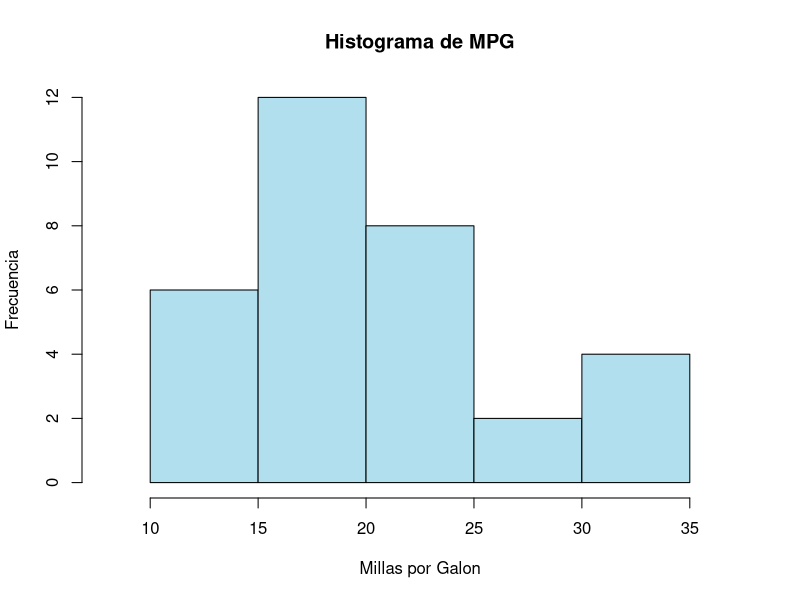
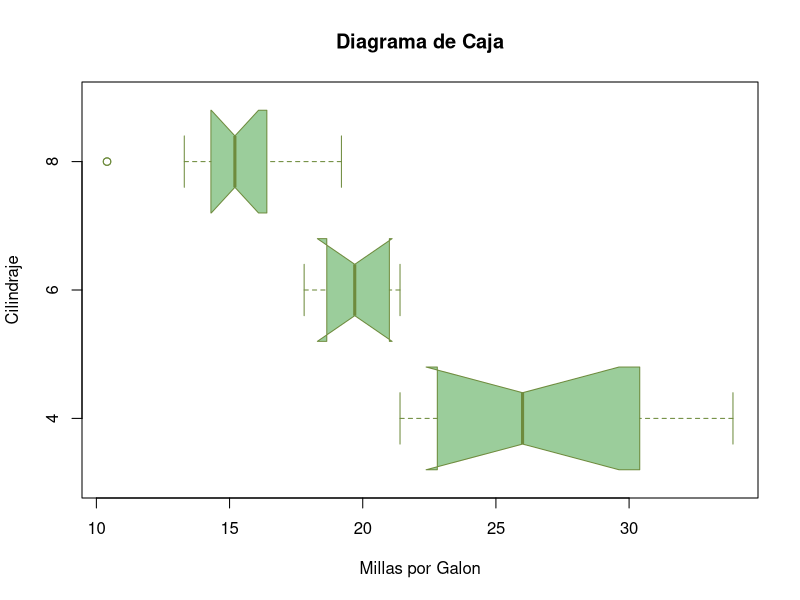
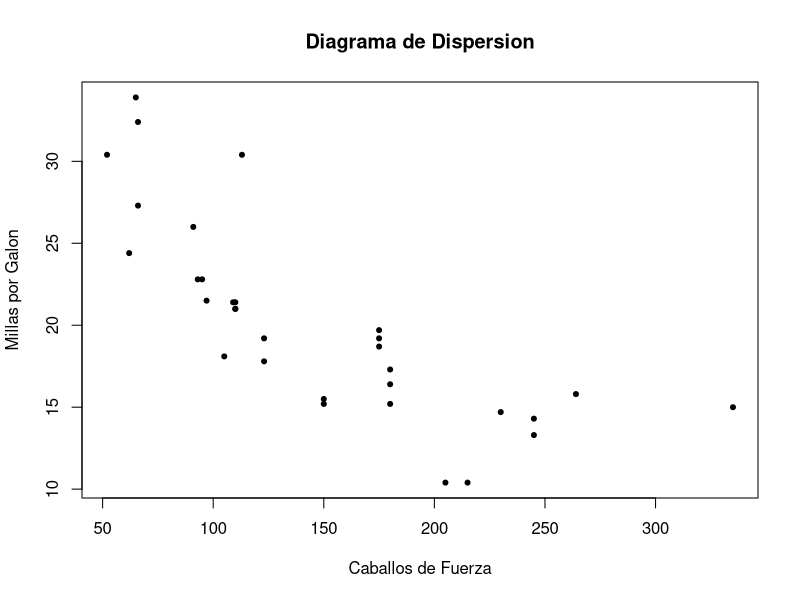
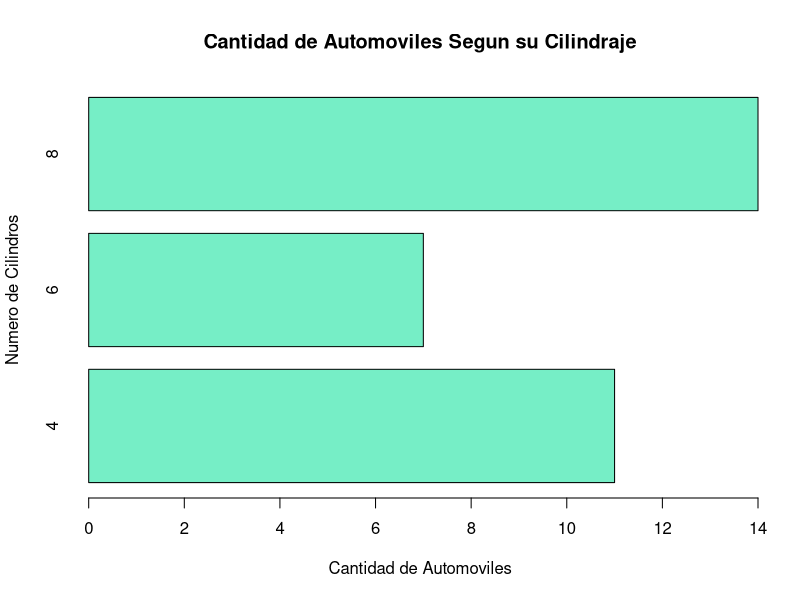

Here is the R script that generated these plots, in order:
## ---- chunk 1
# Se carga el conjunto de dados en una variable llamada "mtcars" y se usa attach para poder usar las varibales sin tener que usar el $
mtcars=mtcars
attach(mtcars)
## ---- chunk 2
# Se usa la funcion str para la estructura y el tipo de cada variable
str(mtcars)
## ---- chunk 3
# Se usa summary para ver un resumen estadistico de cada una de las variables numericas
summary(mtcars)
## ---- chunk 4
# Se crea un histograma con la variable mpg
hist(mpg, main = "Histograma de MPG",
     xlab= "Millas por Galon",
     ylab= "Frecuencia",
     xlim=c(8,37), col= "lightblue2",
     freq=TRUE)
## ---- chunk 5
# Se crea un boxplot para comparar la distribucion entre mpg y cyl
boxplot(mpg~cyl, main= "Diagrama de Caja",
        xlab="Millas por Galon",
        ylab="Cilindraje",
        col="darkseagreen3",border="darkolivegreen4",
        horizontal=TRUE,notch=TRUE)
## ---- chunk 6
# Se crea un diagrma de dispersion para ver la relacion entre hp y mpg
plot(hp,mpg,
     main="Diagrama de Dispersion",
     xlab = "Caballos de Fuerza",
     ylab = "Millas por Galon", pch=20)
## ---- chunk 7
# Se crea el grafico de barras para mostrar el numero de automoviles en cada categoria de cilindros
cantidad_cilindraje=table(cyl)
barplot(cantidad_cilindraje, main = "Cantidad de Automoviles Segun su Cilindraje",
        xlab= "Cantidad de Automoviles",
        ylab="Numero de Cilindros",
        col = "aquamarine2",
        horiz = TRUE)
## ---- chunk 8
# Se calcula la media, mediana, varianza y desviacion estandar de la variable mpg
estadistica_descriptiva_mpg=data.frame(mediana=median(mpg),
                                       media=round(mean(mpg),2),
                                       varianza=round(var(mpg),2),
                                       desvest=round(sd(mpg),2))
t(estadistica_descriptiva_mpg)
## ---- chunk 9
# Se crea la tabla de contingencia con las variables cyl y gear, usando la funcion table
tabla_contingencia=table(cyl,gear)
tabla_contingencia
## ---- chunk 10
t.test(mpg, mu=20) # se usa la funcion t.test y se le da el valor de mu, en este caso de 20
## ---- chunk 11
cor.test(hp,mpg, method = "pearson") # se usa la funcion cor.test y se aclara que el metodo a usar es Pearson
